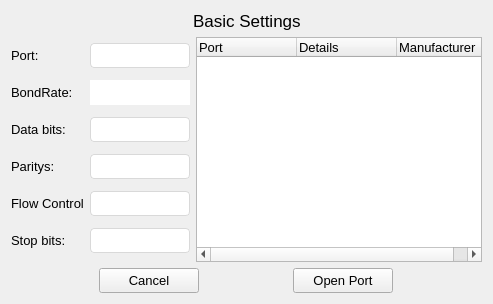
<?xml version="1.0" encoding="UTF-8"?>
<ui version="4.0">
 <class>MoreBasicSettings</class>
 <widget class="QWidget" name="MoreBasicSettings">
  <property name="geometry">
   <rect>
    <x>0</x>
    <y>0</y>
    <width>493</width>
    <height>304</height>
   </rect>
  </property>
  <property name="windowTitle">
   <string>Form</string>
  </property>
  <layout class="QVBoxLayout" name="verticalLayout_2">
   <item>
    <layout class="QHBoxLayout" name="horizontalLayout_3">
     <item>
      <spacer name="horizontalSpacer_7">
       <property name="orientation">
        <enum>Qt::Horizontal</enum>
       </property>
       <property name="sizeHint" stdset="0">
        <size>
         <width>40</width>
         <height>20</height>
        </size>
       </property>
      </spacer>
     </item>
     <item>
      <widget class="QLabel" name="label">
       <property name="font">
        <font>
         <pointsize>13</pointsize>
        </font>
       </property>
       <property name="text">
        <string>Basic Settings</string>
       </property>
      </widget>
     </item>
     <item>
      <spacer name="horizontalSpacer_6">
       <property name="orientation">
        <enum>Qt::Horizontal</enum>
       </property>
       <property name="sizeHint" stdset="0">
        <size>
         <width>40</width>
         <height>20</height>
        </size>
       </property>
      </spacer>
     </item>
    </layout>
   </item>
   <item>
    <layout class="QHBoxLayout" name="SettingAndInfo_Layout" stretch="1,99">
     <item>
      <layout class="QVBoxLayout" name="SettingBox_Layout">
       <property name="sizeConstraint">
        <enum>QLayout::SetNoConstraint</enum>
       </property>
       <item>
        <layout class="QHBoxLayout" name="Port">
         <item>
          <widget class="QLabel" name="Port_Label">
           <property name="font">
            <font>
             <family>Segoe UI</family>
             <pointsize>10</pointsize>
             <kerning>true</kerning>
            </font>
           </property>
           <property name="text">
            <string>Port:</string>
           </property>
          </widget>
         </item>
         <item>
          <spacer name="horizontalSpacer">
           <property name="font">
            <font>
             <family>Segoe UI</family>
            </font>
           </property>
           <property name="orientation">
            <enum>Qt::Horizontal</enum>
           </property>
           <property name="sizeHint" stdset="0">
            <size>
             <width>40</width>
             <height>20</height>
            </size>
           </property>
          </spacer>
         </item>
         <item>
          <widget class="QPushButton" name="Port_Refresh">
           <property name="maximumSize">
            <size>
             <width>20</width>
             <height>16777215</height>
            </size>
           </property>
           <property name="font">
            <font>
             <family>Segoe UI</family>
            </font>
           </property>
           <property name="styleSheet">
            <string notr="true">border: none
</string>
           </property>
           <property name="text">
            <string/>
           </property>
           <property name="icon">
            <iconset resource="../Icons/Icons.qrc">
             <normaloff>:/Spin_1.png</normaloff>:/Spin_1.png</iconset>
           </property>
          </widget>
         </item>
         <item>
          <widget class="QComboBox" name="Port_Combo">
           <property name="sizePolicy">
            <sizepolicy hsizetype="Minimum" vsizetype="Fixed">
             <horstretch>0</horstretch>
             <verstretch>0</verstretch>
            </sizepolicy>
           </property>
           <property name="minimumSize">
            <size>
             <width>100</width>
             <height>25</height>
            </size>
           </property>
           <property name="maximumSize">
            <size>
             <width>100</width>
             <height>16777215</height>
            </size>
           </property>
           <property name="font">
            <font>
             <family>Segoe UI</family>
             <pointsize>10</pointsize>
            </font>
           </property>
           <property name="styleSheet">
            <string notr="true">QComboBox{
background:rgba(255,255,255,255);
border-radius:4px;
border:1px solid rgba(217,217,217,255);
}
QComboBox::drop-down {
    border: 0px solid rgb(255,255,255);
    subcontrol-origin:padding;
    padding-right: 10px;
}

QComboBox::down-arrow {
	image: url(:/downCommbox.png);
    width:16px;
    height:16px;
}</string>
           </property>
          </widget>
         </item>
        </layout>
       </item>
       <item>
        <layout class="QHBoxLayout" name="Baudrate">
         <item>
          <widget class="QLabel" name="BaudRate_Name">
           <property name="font">
            <font>
             <family>Segoe UI</family>
             <pointsize>10</pointsize>
             <kerning>true</kerning>
            </font>
           </property>
           <property name="text">
            <string>BondRate:</string>
           </property>
          </widget>
         </item>
         <item>
          <spacer name="horizontalSpacer_2">
           <property name="font">
            <font>
             <family>Segoe UI</family>
            </font>
           </property>
           <property name="orientation">
            <enum>Qt::Horizontal</enum>
           </property>
           <property name="sizeHint" stdset="0">
            <size>
             <width>40</width>
             <height>20</height>
            </size>
           </property>
          </spacer>
         </item>
         <item>
          <widget class="QLineEdit" name="BaudRate_LineEdit">
           <property name="minimumSize">
            <size>
             <width>100</width>
             <height>25</height>
            </size>
           </property>
           <property name="maximumSize">
            <size>
             <width>100</width>
             <height>25</height>
            </size>
           </property>
           <property name="font">
            <font>
             <family>Segoe UI</family>
             <pointsize>10</pointsize>
            </font>
           </property>
           <property name="styleSheet">
            <string notr="true">QLineEdit{
	border-width:0;
	border-style:outset;
	
	selection-background-color: rgb(85, 85, 255)
	
}

QLineEdit:hover
{
	border: 1px solid blue
}</string>
           </property>
           <property name="text">
            <string/>
           </property>
          </widget>
         </item>
        </layout>
       </item>
       <item>
        <layout class="QHBoxLayout" name="Databits">
         <item>
          <widget class="QLabel" name="DataBits_Label">
           <property name="font">
            <font>
             <family>Segoe UI</family>
             <pointsize>10</pointsize>
             <kerning>true</kerning>
            </font>
           </property>
           <property name="text">
            <string>Data bits:</string>
           </property>
          </widget>
         </item>
         <item>
          <spacer name="horizontalSpacer_3">
           <property name="font">
            <font>
             <family>Segoe UI</family>
            </font>
           </property>
           <property name="orientation">
            <enum>Qt::Horizontal</enum>
           </property>
           <property name="sizeHint" stdset="0">
            <size>
             <width>40</width>
             <height>20</height>
            </size>
           </property>
          </spacer>
         </item>
         <item>
          <widget class="QComboBox" name="DataBits_Combo">
           <property name="sizePolicy">
            <sizepolicy hsizetype="Minimum" vsizetype="Fixed">
             <horstretch>0</horstretch>
             <verstretch>0</verstretch>
            </sizepolicy>
           </property>
           <property name="minimumSize">
            <size>
             <width>100</width>
             <height>25</height>
            </size>
           </property>
           <property name="maximumSize">
            <size>
             <width>100</width>
             <height>16777215</height>
            </size>
           </property>
           <property name="font">
            <font>
             <family>Segoe UI</family>
             <pointsize>10</pointsize>
            </font>
           </property>
           <property name="styleSheet">
            <string notr="true">QComboBox{
background:rgba(255,255,255,255);
border-radius:4px;
border:1px solid rgba(217,217,217,255);
}
QComboBox::drop-down {
    border: 0px solid rgb(255,255,255);
    subcontrol-origin:padding;
    padding-right: 10px;
}

QComboBox::down-arrow {
	image: url(:/downCommbox.png);
    width:16px;
    height:16px;
}</string>
           </property>
          </widget>
         </item>
        </layout>
       </item>
       <item>
        <layout class="QHBoxLayout" name="Parity">
         <item>
          <widget class="QLabel" name="Parity_label">
           <property name="font">
            <font>
             <family>Segoe UI</family>
             <pointsize>10</pointsize>
             <kerning>true</kerning>
            </font>
           </property>
           <property name="text">
            <string>Paritys:</string>
           </property>
          </widget>
         </item>
         <item>
          <spacer name="horizontalSpacer_4">
           <property name="font">
            <font>
             <family>Segoe UI</family>
            </font>
           </property>
           <property name="orientation">
            <enum>Qt::Horizontal</enum>
           </property>
           <property name="sizeHint" stdset="0">
            <size>
             <width>40</width>
             <height>20</height>
            </size>
           </property>
          </spacer>
         </item>
         <item>
          <widget class="QComboBox" name="Parity_Combo">
           <property name="sizePolicy">
            <sizepolicy hsizetype="Minimum" vsizetype="Fixed">
             <horstretch>0</horstretch>
             <verstretch>0</verstretch>
            </sizepolicy>
           </property>
           <property name="minimumSize">
            <size>
             <width>100</width>
             <height>25</height>
            </size>
           </property>
           <property name="maximumSize">
            <size>
             <width>100</width>
             <height>16777215</height>
            </size>
           </property>
           <property name="font">
            <font>
             <family>Segoe UI</family>
             <pointsize>10</pointsize>
            </font>
           </property>
           <property name="styleSheet">
            <string notr="true">QComboBox{
background:rgba(255,255,255,255);
border-radius:4px;
border:1px solid rgba(217,217,217,255);
}
QComboBox::drop-down {
    border: 0px solid rgb(255,255,255);
    subcontrol-origin:padding;
    padding-right: 10px;
}

QComboBox::down-arrow {
	image: url(:/downCommbox.png);
    width:16px;
    height:16px;
}</string>
           </property>
          </widget>
         </item>
        </layout>
       </item>
       <item>
        <layout class="QHBoxLayout" name="FlowControl">
         <item>
          <widget class="QLabel" name="FlowControl_Label">
           <property name="font">
            <font>
             <family>Segoe UI</family>
             <pointsize>10</pointsize>
             <kerning>true</kerning>
            </font>
           </property>
           <property name="text">
            <string>Flow Control</string>
           </property>
          </widget>
         </item>
         <item>
          <spacer name="horizontalSpacer_8">
           <property name="font">
            <font>
             <family>Segoe UI</family>
            </font>
           </property>
           <property name="orientation">
            <enum>Qt::Horizontal</enum>
           </property>
           <property name="sizeHint" stdset="0">
            <size>
             <width>40</width>
             <height>20</height>
            </size>
           </property>
          </spacer>
         </item>
         <item>
          <widget class="QComboBox" name="FlowControl_Combo">
           <property name="sizePolicy">
            <sizepolicy hsizetype="Minimum" vsizetype="Fixed">
             <horstretch>0</horstretch>
             <verstretch>0</verstretch>
            </sizepolicy>
           </property>
           <property name="minimumSize">
            <size>
             <width>100</width>
             <height>25</height>
            </size>
           </property>
           <property name="maximumSize">
            <size>
             <width>100</width>
             <height>16777215</height>
            </size>
           </property>
           <property name="font">
            <font>
             <family>Segoe UI</family>
             <pointsize>10</pointsize>
            </font>
           </property>
           <property name="styleSheet">
            <string notr="true">QComboBox{
background:rgba(255,255,255,255);
border-radius:4px;
border:1px solid rgba(217,217,217,255);
}
QComboBox::drop-down {
    border: 0px solid rgb(255,255,255);
    subcontrol-origin:padding;
    padding-right: 10px;
}

QComboBox::down-arrow {
	image: url(:/downCommbox.png);
    width:16px;
    height:16px;
}</string>
           </property>
          </widget>
         </item>
        </layout>
       </item>
       <item>
        <layout class="QHBoxLayout" name="Stopbits">
         <item>
          <widget class="QLabel" name="StopBits_Label">
           <property name="font">
            <font>
             <family>Segoe UI</family>
             <pointsize>10</pointsize>
             <kerning>true</kerning>
            </font>
           </property>
           <property name="text">
            <string>Stop bits:</string>
           </property>
          </widget>
         </item>
         <item>
          <spacer name="horizontalSpacer_5">
           <property name="font">
            <font>
             <family>Segoe UI</family>
            </font>
           </property>
           <property name="orientation">
            <enum>Qt::Horizontal</enum>
           </property>
           <property name="sizeHint" stdset="0">
            <size>
             <width>40</width>
             <height>20</height>
            </size>
           </property>
          </spacer>
         </item>
         <item>
          <widget class="QComboBox" name="StopBits_Combo">
           <property name="sizePolicy">
            <sizepolicy hsizetype="Minimum" vsizetype="Fixed">
             <horstretch>0</horstretch>
             <verstretch>0</verstretch>
            </sizepolicy>
           </property>
           <property name="minimumSize">
            <size>
             <width>100</width>
             <height>25</height>
            </size>
           </property>
           <property name="maximumSize">
            <size>
             <width>100</width>
             <height>16777215</height>
            </size>
           </property>
           <property name="font">
            <font>
             <family>Segoe UI</family>
             <pointsize>10</pointsize>
            </font>
           </property>
           <property name="styleSheet">
            <string notr="true">QComboBox{
background:rgba(255,255,255,255);
border-radius:4px;
border:1px solid rgba(217,217,217,255);
}
QComboBox::drop-down {
    border: 0px solid rgb(255,255,255);
    subcontrol-origin:padding;
    padding-right: 10px;
}

QComboBox::down-arrow {
	image: url(:/downCommbox.png);
    width:16px;
    height:16px;
}</string>
           </property>
          </widget>
         </item>
        </layout>
       </item>
      </layout>
     </item>
     <item>
      <widget class="QTreeWidget" name="PortDetail_TreeWidget">
       <property name="sizePolicy">
        <sizepolicy hsizetype="Expanding" vsizetype="Expanding">
         <horstretch>0</horstretch>
         <verstretch>0</verstretch>
        </sizepolicy>
       </property>
       <property name="font">
        <font>
         <family>Segoe UI</family>
         <pointsize>10</pointsize>
        </font>
       </property>
       <column>
        <property name="text">
         <string>Port</string>
        </property>
       </column>
       <column>
        <property name="text">
         <string>Details</string>
        </property>
       </column>
       <column>
        <property name="text">
         <string>Manufacturer</string>
        </property>
       </column>
      </widget>
     </item>
    </layout>
   </item>
   <item>
    <layout class="QHBoxLayout" name="horizontalLayout">
     <item>
      <widget class="QPushButton" name="Cancel_PushButton">
       <property name="minimumSize">
        <size>
         <width>0</width>
         <height>25</height>
        </size>
       </property>
       <property name="maximumSize">
        <size>
         <width>100</width>
         <height>16777215</height>
        </size>
       </property>
       <property name="font">
        <font>
         <family>Segoe UI</family>
         <pointsize>10</pointsize>
        </font>
       </property>
       <property name="styleSheet">
        <string notr="true">QPushButton{

}
QPushButton:hover{

}
</string>
       </property>
       <property name="text">
        <string>Cancel</string>
       </property>
       <property name="checkable">
        <bool>true</bool>
       </property>
       <property name="autoExclusive">
        <bool>true</bool>
       </property>
      </widget>
     </item>
     <item>
      <widget class="QPushButton" name="PortOpenClose_PushButton">
       <property name="minimumSize">
        <size>
         <width>0</width>
         <height>25</height>
        </size>
       </property>
       <property name="maximumSize">
        <size>
         <width>100</width>
         <height>16777215</height>
        </size>
       </property>
       <property name="font">
        <font>
         <family>Segoe UI</family>
         <pointsize>10</pointsize>
        </font>
       </property>
       <property name="styleSheet">
        <string notr="true">QPushButton{

}
QPushButton:hover{

}
</string>
       </property>
       <property name="text">
        <string>Open Port</string>
       </property>
       <property name="checkable">
        <bool>true</bool>
       </property>
       <property name="autoExclusive">
        <bool>true</bool>
       </property>
      </widget>
     </item>
    </layout>
   </item>
  </layout>
 </widget>
 <resources>
  <include location="../Icons/Icons.qrc"/>
  <include location="../Icons/Icons.qrc"/>
 </resources>
 <connections/>
</ui>
